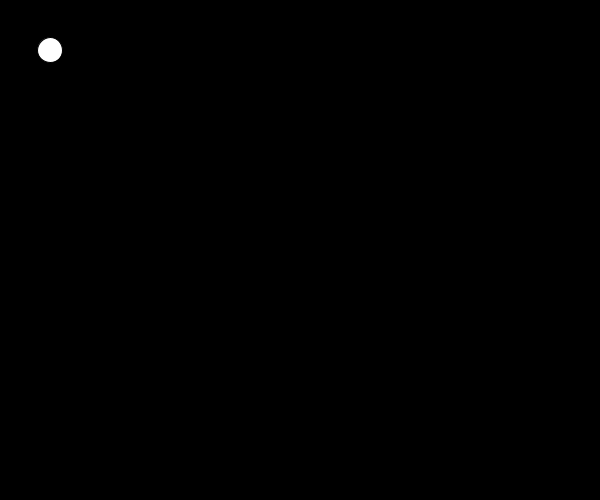
Frame 1 (no input)
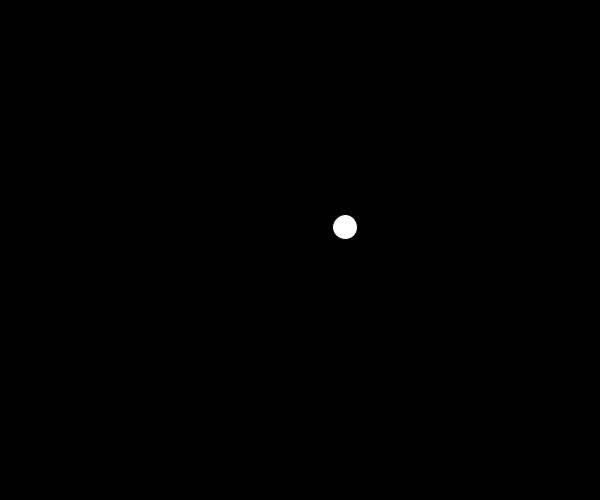
Frame 60 (the mouse pressed at the canvas centre just before this capture)
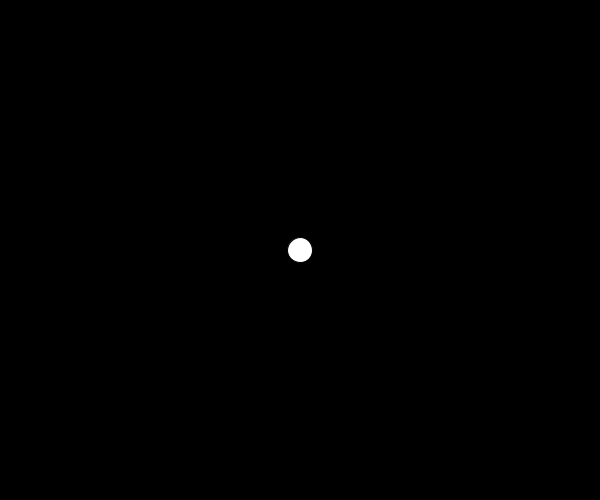
Frame 120 (the mouse held since frame 60 and released just before this capture)

The Processing sketch that drew these frames (run headless with seeded random() and noise(); from frame 60 on, the mouse is pressed at the canvas centre):

// Processing sketch: processing_105750
// ── processing_105750.pde

//Jessica Harsono
//8/6/13

void setup(){ //runs once and sets up 
  size(600,500); //sets screen size  
  frameRate(60); //how fast the object repeats itself
}
 
int dx = 5; //x velocity
int dy = 3; //y velocity
 
int x = 50; //x starting point
int y = 50; //y starting point
 
void draw(){
  background(0); //background color
  if(mousePressed) {
    x = mouseX;
    y = mouseY;
  }
    fill(255); //fill color of object
    ellipse(x,y,25,25); //shape of object (circle)
 
    x = x + dx;
    y = y + dy;
 
    if ( x< 0 || x > 475){ //if the object's x position is less than 0 or more than 475, 
       dx = -1 * dx; //then the object's x velocity is multiplied by -1
    }
  
  
 
    if ( y < 0 || y > 475){ //if the object's y position is less than 0 or more than 475,
       dy = -1 * dy;  //then the object's y velocity is multiplied by -1
    }
 
}
